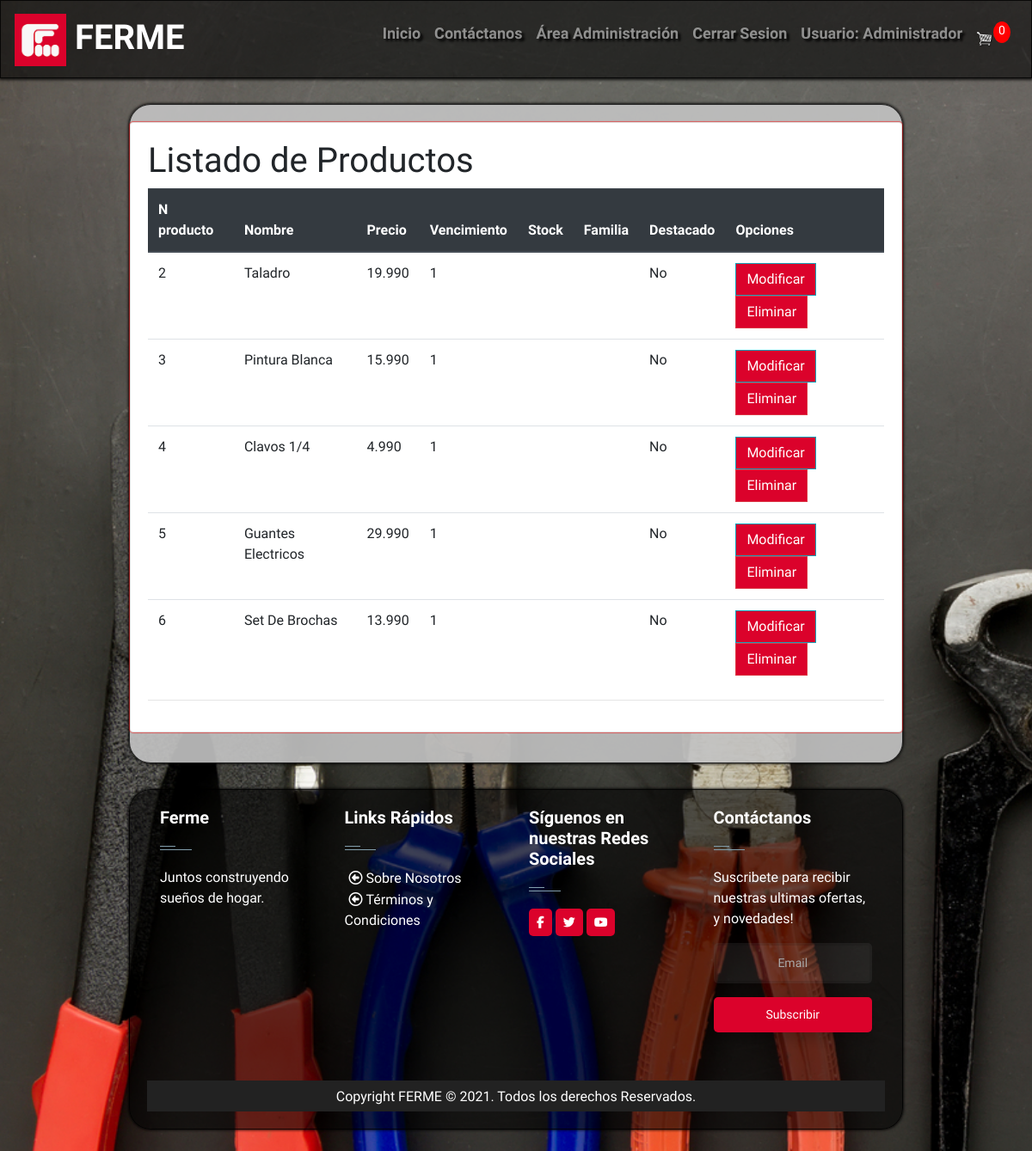
/listarproducto/ (signed in), run on the app's committed database.
### usuario/models.py (models this page shows, shortened)
class Usuario(AbstractBaseUser):
    username = models.CharField('Nombre de usuario',unique=True,max_length=100)
    correo = models.CharField('Correo',unique=True,max_length=300)
    nombre_completo = models.CharField('Nombre Completo',max_length=150)
    rut = models.IntegerField('Run', unique=True)
    telefono = models.IntegerField('Telefono', unique=True)
    direccion = models.CharField('Dirección', max_length=300,default='',null=True)
    usuario_activo = models.BooleanField(default=True)
    usuario_administrador = models.BooleanField(default=False)
    cargo = models.ForeignKey(cargo, on_delete=models.CASCADE,null=True)
    objects = UsuarioManager()
    USERNAME_FIELD = 'username'
    REQUIRED_FIELDS = ['correo','nombre_completo','rut','telefono','direccion']

### cargo/models.py (models this page shows)
class cargo(models.Model):
    nombre = models.CharField(max_length=20)
    descripcion = models.TextField()
    def __str__(self):
        return self.nombre

### core/models.py (models this page shows, shortened)
class producto(models.Model):
    nombre = models.CharField(max_length=30)
    descripcion = models.TextField(max_length=300)
    precio = models.IntegerField()
    familia = models.ForeignKey(familia, on_delete=models.PROTECT)
    vencimiento = models.DateField()
    stock = models.IntegerField()
    stock_critico = models.IntegerField()
    proveedor = models.ForeignKey(proveedor, on_delete=models.PROTECT)
    imagen = models.ImageField(upload_to='productos', null=True)
    oferta = models.BooleanField(default='0', null=False)

### core/views.py (the view)
# urls.py: path('listarproducto/', listar_productos, name="listar_producto"),
def listar_productos(request):
    data = {
        'familias':familia.objects.all(),
        'producto':producto.objects.all(),
    }
    return render(request, 'core/producto/listar.html',data)

### carro/context_processor.py (called while the page is built)
def importe_total_carro(request):
    total=0
    if 'carro' in request.session:
        for key, value in request.session["carro"].items():
            total=total+(int(value["precio"]))
    return {"importe_total_carro":total}

def importe_cant_carro(request):
    total=0
    if 'carro' in request.session:
        for key, value in request.session["carro"].items():
            total=total+(value["cantidad"])
    return {"importe_cant_carro":total}

### core/templates/core/producto/listar.html (shortened to what this page needs)
{% extends 'core/base.html' %}
{% block contenido %}
{% load crispy_forms_tags %}
{% load humanize %}
<div class="col-12 d-flex justify-content-center">
    <div class="row ">
        <div class="card">
                <div class="card-body">
                <h1>Listado de Productos</h1>
                <table class="table table-stripped table-hover table-responsive-sm clearfix">
                    <thead class="thead-dark">
                        <tr>
                            <th>N producto</th>
                            <th>Nombre</th>
                            <th>Precio</th>
                            <th>Vencimiento</th>
                            <th>Stock</th>
                            <th>Familia</th>
                            <th>Destacado</th>
                            <th>Opciones</th>
                        </tr>
                            {% for p in producto %}
                        <tr>
                            <td>{{ p.id }}</td>
                            <td>{{ p.nombre | title }}</td>
                            <td>{{ p.precio | intcomma }}</td>
                            <td>{{ p.stock}}</td>
                            <td>{{ p.destacado }}</td>
                            <td>
                            </td>
                            {% if p.destacado %}
                            <td>Si</td>
                            {% else %}
                            <td>No</td>
                            {% endif %}
                            <td>
                                <a href="{% url 'modificar_producto' p.id %}" class="btn btn-info">Modificar</a>
                                <a href="#" onclick="eliminar_producto({{ p.id }})" class="btn btn-danger">Eliminar</a>
                            </td>
                        </tr>
                    {% endfor %}
                </table>
                <hr>
            </div>
        </div>
    </div>
</div>
{% endblock %}

### core/templates/core/base.html (shortened to what this page needs)
<!doctype html>
<html>
<head>
  {% load static %}
  <link rel="stylesheet" href="https://cdnjs.cloudflare.com/ajax/libs/ionicons/2.0.1/css/ionicons.min.css">
  <link rel="stylesheet" href="https://cdn.jsdelivr.net/npm/bootstrap@4.5.3/dist/css/bootstrap.min.css"
>
  <link href="{% static 'css/main.css' %}" rel="stylesheet" type="text/css">
  <link href="{% static 'css/carro.css' %}" rel="stylesheet" type="text/css">
</head>
<header>
  <nav class="navbar navbar-expand-lg navbar-dark">
    <a class="navbar-brand" href="{% url 'home' %}">
      <img src="/media/admin-interface/logo/logo-fs-web.png" width="60" alt="Logo" />
      FERME</a>
    <div class="collapse navbar-collapse" id="navbarSupportedContent">
      <ul class="navbar-nav ml-auto">
        <li class="nav-item">
          <a class="nav-link" href="{% url 'home' %}">Inicio</a>
        </li>
        <li class="nav-item">
          <a class="nav-link" href="{% url 'contacto' %}">Contáctanos</a>
        </li>
        {% if user.cargo.nombre == 'Administrador' %}
        <li class="nav-item">
          <a class="nav-link" href="{% url 'administrador' %}">Área Administración</a>
        </li>
        {% endif %}
        {% if user.is_authenticated %}
        <li class="nav-item">
          <a class="nav-link" href="{% url 'logout' %}">Cerrar Sesion</a>
        </li>
        <li class="nav-item">
          <a class="nav-link" href="{% url 'usuario' user.id %}">Usuario: {{ user.cargo |title }}</a>
        </li>
        <a class="nav-link d-flex align-items-center" href="{% url 'cart' %}">
          <img id="cart-icon" style="width:20px;" src="{% static 'images/cart.png' %}" alt="carrito" />
          <p id="cart-total" class="float-right">{{importe_cant_carro}}</p>
        </a>
        {% endif %}
      </ul>
    </div>
  </nav>
</header>
<body background="/media/admin-interface/logo/fondo.jpg" style="background-repeat: no-repeat; background-size: cover;">
  <div class="cuerpo">
  {% block contenido %}
  {% endblock %}
  </div>
</body>
<footer id="footer fixed-bottom" class="footer-1">
  <div class="main-footer widgets-dark typo-light">
    <div class="container">
      <div class="row">
        <div class="col-xs-12 col-sm-6 col-md-3">
          <div class="widget subscribe no-box">
            <h5 class="widget-title">Ferme<span></span></h5>
            <p>Juntos construyendo sueños de hogar.</p>
          </div>
        </div>
        <div class="col-xs-12 col-sm-6 col-md-3">
          <div class="widget no-box">
            <h5 class="widget-title">Links Rápidos<span></span></h5>
            <ul class="thumbnail-widget">
              <li>
                <div class="thumb-content"><a href="#.">&nbsp;Sobre Nosotros</a></div>
              </li>
              <li>
                <div class="thumb-content"><a href="#.">&nbsp;Términos y Condiciones</a></div>
              </li>
            </ul>
          </div>
        </div>
        <div class="col-xs-12 col-sm-6 col-md-3">
          <div class="widget no-box">
            <h5 class="widget-title">Síguenos en nuestras Redes Sociales<span></span></h5>
            <a href="#"> <i class="fa fa-facebook"> </i> </a>
            <a href="#"> <i class="fa fa-twitter"> </i> </a>
            <a href="#"> <i class="fa fa-youtube"> </i> </a>
          </div>
        </div>
        <br>
        <br>
        <div class="col-xs-12 col-sm-6 col-md-3">
          <div class="widget no-box">
            <h5 class="widget-title">Contáctanos<span></span></h5>
            <p>Suscribete para recibir nuestras ultimas ofertas, y novedades!</p>
            <div class="emailfield">
              <input type="text" name="email" value="Email">
              <input class="submitbutton ripplelink" type="submit" value="Subscribir">
            </div>
          </div>
        </div>
      </div>
    </div>
    <div class="footer-copyright">
      <div class="container">
        <div class="row">
          <div class="col-md-12 text-center">
            <p>Copyright FERME © 2021. Todos los derechos Reservados.</p>
          </div>
        </div>
      </div>
    </div>
  </div>
</footer>
</html>

### core/static/css/main.css (style rules this page uses)
body { background-color: #E4E4E4; background-attachment: fixed; font-family: 'Raleway', sans-serif; }
header .navbar { background-color: rgba(0,0,0,0.60); border-style: solid; border-width: 1px; border-color: rgba(0,0,0,0.8); box-shadow: 0px 1px 3px 1px rgba(0,0,0,0.8); font-family:'Raleway', sans-serif; }
.navbar.navbar-expand-lg.navbar-dark .navbar-brand { font-weight: bolder; font-size: 40px; font-family: 'Raleway', sans-serif; }
#navbarSupportedContent .navbar-nav.ml-auto .nav-item { border-radius: 15px; text-align: center; font-weight: bold; font-size: 18px; text-shadow: 3px 3px 3px black; }
body .cuerpo { border-radius: 25px; background-color: rgba(196,196,196,0.9); padding-top:20px; padding-bottom: 20px; margin-top: 30px; margin-left: 150px; margin-right: 150px; margin-bottom: 30px; border-style: solid; border-width: 1px; border-color: rgba(0,0,0,0.8); box-shadow: 0px 0px 3px 1px rgba(0,0,0,0.8); }
footer .main-footer { padding: 20px ; background-color: rgba(0,0,0,0.60); margin-left: 150px; margin-right: 150px; margin-top: 20px; margin-bottom: 25px; border-style: solid; border-width: 1px; border-color: rgba(0,0,0,0.8); box-shadow: 0px 0px 3px 1px rgba(0,0,0,0.8); border-radius: 25px; }
footer ul { padding-left: 0; list-style: none; }
.footer-copyright { background: #222; padding: 5px 0; }
.footer-copyright p { color: #969696; margin: 2px 0 0; }
.widget { padding: 20px; margin-bottom: 40px; }
.widget.no-box { padding: 0; background-color: transparent; margin-bottom: 40px; box-shadow: none; -webkit-box-shadow: none; -moz-box-shadow: none; -ms-box-shadow: none; -o-box-shadow: none; }
.widget.subscribe p { margin-bottom: 18px; }
.widget li a { color: #fff; }
.widget-title { margin-bottom: 20px; }
.widget-title span { background: #839FAD none repeat scroll 0 0;display: block; height: 1px;margin-top: 25px;position: relative;width: 20%; }
.widget-title span::after { background: inherit;content: "";height: inherit; position: absolute;top: -4px;width: 50%; }
.typo-light h1, .typo-light h2, .typo-light h3, .typo-light h4, .typo-light h5, .typo-light h6, .typo-light p, .typo-light div, .typo-light span, .typo-light small { color: #fff; }
.btn { background-color: #db022b; color:#fff; }
.fa { display: inline-block; font: normal normal normal 14px/1 FontAwesome; background-color: #3e3e3e; color: #fff; padding: 9px; border-radius: 5px; }
input[type="text"] { background: rgba(255,255,255,0.075); padding: 10px 15px; color: #aaa; border: 3px solid rgba(0,0,0,0.1); font-size: 14px; margin-bottom: 16px; border-radius: 5px; transition: all 0.2s cubic-bezier(0.4,0,0.2,1); transition-delay: 0.2s; text-align: center; width: 100%; }
input.submitbutton.ripplelink { background: #db022b; border: 3px solid rgba(0,0,0,0.1); color: #fff; box-shadow: 0 8px 17px 0 rgba(0,0,0,0.2); transition-delay: 0s; width: 100%; font-size: 14px; border: 0px solid #FF0000; transition: all 0.2s cubic-bezier(0.4,0,0.2,1); padding: 10px 15px; margin-bottom: 16px; border-radius: 5px; }
.widget.no-box .emailfield .submitbutton.ripplelink { background-color: #db022b; }
.thumb-content ::before { content: "\f190"; font-family: FontAwesome; font-style: normal; font-weight: normal; text-decoration: inherit; margin-left: 5px; color: #ffffff; }
.col-xs-12.col-sm-6.col-md-3 .widget.subscribe.no-box .widget-title { font-size: 20px; font-weight: bold; }
.col-xs-12.col-sm-6.col-md-3 .widget.no-box .widget-title { font-size: 20px; font-weight: bold; }
.widget.no-box a .fa.fa-facebook { background-color: #db022b; }
.widget.no-box a .fa.fa-twitter { background-color: #db022b; }
.widget.no-box a .fa.fa-youtube { background-color: #db022b; }
.card { align-items: center; width: 100%; margin-bottom: 15px; box-shadow: 0px 0px 1px 1px rgba(255, 0, 0, 0.5); }

### core/static/css/carro.css (style rules this page uses)
body { background-color: hsl(0, 0%, 98%); }
#cart-icon { width:55px; display: inline-block; }
#cart-total { display: block; text-align: center; color:#fff; background-color: red; width: 20px; height: 25px; border-radius: 50%; font-size: 14px; }
.btn { border-radius: 0; }

### data on the page
Usuario: cargo "Administrador"
producto: id "2", nombre "Taladro", precio "19.990", stock "1"
producto: id "3", nombre "Pintura Blanca", precio "15.990", stock "1"
producto: id "4", nombre "Clavos 1/4", precio "4.990", stock "1"
producto: id "5", nombre "Guantes Electricos", precio "29.990", stock "1"
producto: id "6", nombre "Set De Brochas", precio "13.990", stock "1"

### other printed values
{{ importe_cant_carro }} "0"
